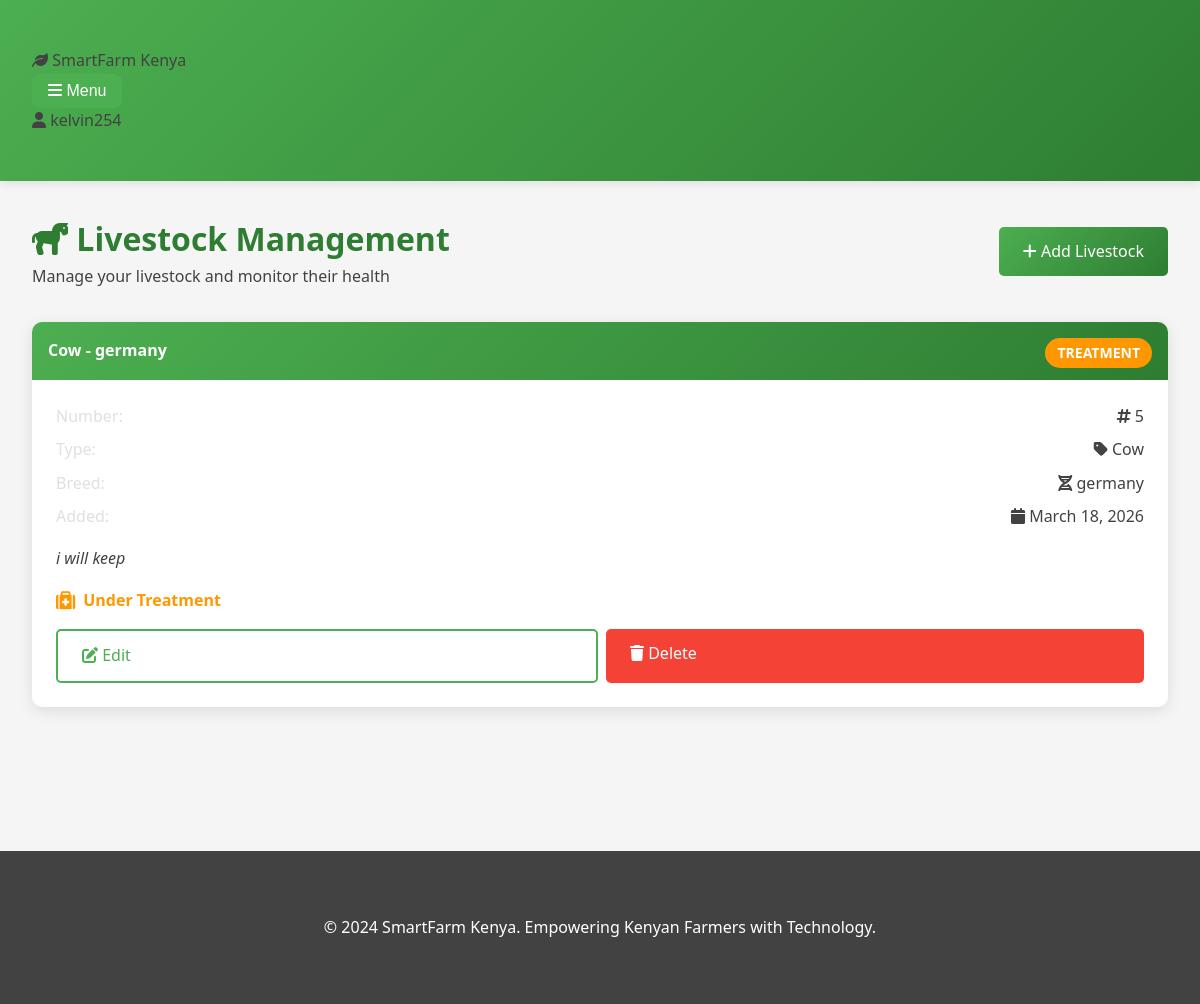
The app's page /livestock (signed in) with its own data.
### app.py (models this page shows, shortened)
class User(UserMixin, db.Model):
    id = db.Column(db.Integer, primary_key=True)
    username = db.Column(db.String(80), unique=True, nullable=False)
    email = db.Column(db.String(120), unique=True, nullable=False)
    password_hash = db.Column(db.String(128), nullable=False)
    farm_name = db.Column(db.String(100), nullable=False)
    created_at = db.Column(db.DateTime, default=datetime.utcnow)
    crops = db.relationship('Crop', backref='farmer', lazy=True, cascade='all, delete-orphan')
    livestock = db.relationship('Livestock', backref='farmer', lazy=True, cascade='all, delete-orphan')
    activities = db.relationship('Activity', backref='farmer', lazy=True, cascade='all, delete-orphan')
    images = db.relationship('FarmImage', backref='farmer', lazy=True, cascade='all, delete-orphan')

class Livestock(db.Model):
    id = db.Column(db.Integer, primary_key=True)
    type = db.Column(db.String(50), nullable=False)  # cow, goat, chicken, etc.
    breed = db.Column(db.String(50))
    number = db.Column(db.Integer, nullable=False, default=1)
    health_status = db.Column(db.String(20), default='healthy')  # healthy, sick, treatment
    notes = db.Column(db.Text)
    user_id = db.Column(db.Integer, db.ForeignKey('user.id'), nullable=False)
    created_at = db.Column(db.DateTime, default=datetime.utcnow)

### app.py (the view)
@app.route('/livestock')
@login_required
def livestock():
    livestock_list = Livestock.query.filter_by(user_id=current_user.id).order_by(Livestock.created_at.desc()).all()
    return render_template('livestock.html', livestock_list=livestock_list)

### app.py (called while the page is built)
@login_manager.user_loader
def load_user(user_id):
    return User.query.get(int(user_id))

### templates/livestock.html (shortened to what this page needs)
{% extends "base.html" %}
{% block content %}
<div class="container">
    <div style="display: flex; justify-content: space-between; align-items: center; margin-bottom: 2rem; flex-wrap: wrap;">
        <div>
            <h1 style="color: var(--dark-green);">
                <i class="fas fa-horse"></i> Livestock Management
            </h1>
            <p style="color: var(--dark-gray);">Manage your livestock and monitor their health</p>
        </div>
        <a href="{{ url_for('add_livestock') }}" class="btn btn-primary">
            <i class="fas fa-plus"></i> Add Livestock
        </a>
    </div>
    {% if livestock_list %}
        <div class="stats-grid">
            {% for animal in livestock_list %}
            <div class="card">
                <div class="card-header">
                    {{ animal.type.title() }}{% if animal.breed %} - {{ animal.breed }}{% endif %}
                    <span class="badge badge-{{ 'success' if animal.health_status == 'healthy' else 'warning' if animal.health_status == 'treatment' else 'danger' }}" style="float: right;">
                        {{ animal.health_status.title() }}
                    </span>
                </div>
                <div class="card-body">
                    <div style="margin-bottom: 1rem;">
                        <div style="display: flex; justify-content: space-between; margin-bottom: 0.5rem;">
                            <span style="color: var(--medium-gray);">Number:</span>
                            <span><i class="fas fa-hashtag"></i> {{ animal.number }}</span>
                        </div>
                        <div style="display: flex; justify-content: space-between; margin-bottom: 0.5rem;">
                            <span style="color: var(--medium-gray);">Type:</span>
                            <span><i class="fas fa-tag"></i> {{ animal.type.title() }}</span>
                        </div>
                        {% if animal.breed %}
                        <div style="display: flex; justify-content: space-between; margin-bottom: 0.5rem;">
                            <span style="color: var(--medium-gray);">Breed:</span>
                            <span><i class="fas fa-dna"></i> {{ animal.breed }}</span>
                        </div>
                        {% endif %}
                        <div style="display: flex; justify-content: space-between;">
                            <span style="color: var(--medium-gray);">Added:</span>
                            <span><i class="fas fa-calendar"></i> {{ animal.created_at.strftime('%B %d, %Y') }}</span>
                        </div>
                    </div>
                    {% if animal.notes %}
                    <div style="margin-bottom: 1rem;">
                        <p style="color: var(--dark-gray); font-style: italic;">{{ animal.notes }}</p>
                    </div>
                    {% endif %}
                    <div style="margin-bottom: 1rem;">
                        <div style="display: flex; align-items: center; gap: 0.5rem;">
                            {% if animal.health_status == 'healthy' %}
                                <i class="fas fa-heartbeat" style="color: var(--success); font-size: 1.2rem;"></i>
                                <span style="color: var(--success); font-weight: 600;">Healthy</span>
                            {% elif animal.health_status == 'treatment' %}
                                <i class="fas fa-medkit" style="color: var(--warning); font-size: 1.2rem;"></i>
                                <span style="color: var(--warning); font-weight: 600;">Under Treatment</span>
                            {% else %}
                                <i class="fas fa-exclamation-triangle" style="color: var(--danger); font-size: 1.2rem;"></i>
                                <span style="color: var(--danger); font-weight: 600;">Needs Attention</span>
                            {% endif %}
                        </div>
                    </div>
                    <div style="display: flex; gap: 0.5rem; flex-wrap: wrap;">
                        <a href="{{ url_for('edit_livestock', id=animal.id) }}" class="btn btn-outline-primary" style="flex: 1;">
                            <i class="fas fa-edit"></i> Edit
                        </a>
                        <a href="{{ url_for('delete_livestock', id=animal.id) }}" class="btn btn-danger" style="flex: 1;"
                           onclick="return confirm('Are you sure you want to delete this livestock record?')">
                            <i class="fas fa-trash"></i> Delete
                        </a>
                    </div>
                </div>
            </div>
            {% endfor %}
        </div>
    {% endif %}
</div>
{% endblock %}

### templates/base.html (shortened to what this page needs)
<!DOCTYPE html>
<html lang="en">
<head>
    <link rel="stylesheet" href="{{ url_for('static', filename='css/style.css') }}">
    <link rel="stylesheet" href="https://cdnjs.cloudflare.com/ajax/libs/font-awesome/6.0.0/css/all.min.css">
</head>
<body>
    <nav class="navbar">
        <div class="container">
            <div class="d-flex justify-content-between align-items-center">
                <div class="d-flex align-items-center">
                    <div class="logo">
                        <i class="fas fa-leaf"></i> SmartFarm Kenya
                    </div>
                    {% if current_user.is_authenticated %}
                    <div class="nav-dropdown ms-4">
                        <button class="nav-dropdown-btn" onclick="toggleDropdown()">
                            <i class="fas fa-bars"></i> Menu
                        </button>
                    </div>
                    {% endif %}
                </div>
                <div class="user-info">
                    {% if current_user.is_authenticated %}
                        <span class="user-name">
                            <i class="fas fa-user"></i> {{ current_user.username }}
                        </span>
                    {% endif %}
                </div>
            </div>
        </div>
    </nav>
    <main>
        {% block content %}{% endblock %}
    </main>
    <footer>
        <div class="container">
            <p>&copy; 2024 SmartFarm Kenya. Empowering Kenyan Farmers with Technology.</p>
        </div>
    </footer>
</body>
</html>

### static/css/style.css (style rules this page uses)
:root { --primary-green: #4CAF50; --dark-green: #2E7D32; --light-green: #81C784; --accent-green: #66BB6A; --white: #FFFFFF; --light-gray: #F5F5F5; --medium-gray: #E0E0E0; --dark-gray: #424242; --success: #4CAF50; --warning: #FF9800; --danger: #F44336; --info: #2196F3; }
* { margin: 0; padding: 0; box-sizing: border-box; }
body { font-family: 'Segoe UI', Tahoma, Geneva, Verdana, sans-serif; background-color: var(--light-gray); color: var(--dark-gray); line-height: 1.6; }
.nav-dropdown { position: relative; display: inline-block; }
.nav-dropdown-btn { background: linear-gradient(135deg, var(--primary-green), var(--success)); color: white; border: none; padding: 0.5rem 1rem; border-radius: 8px; cursor: pointer; font-size: 1rem; transition: all 0.3s ease; }
.navbar { background: linear-gradient(135deg, var(--primary-green), var(--dark-green)); padding: 1rem 0; box-shadow: 0 2px 10px rgba(0,0,0,0.1); }
.container { max-width: 1200px; margin: 0 auto; padding: 2rem; }
.card { background: var(--white); border-radius: 10px; box-shadow: 0 4px 15px rgba(0,0,0,0.1); margin-bottom: 2rem; overflow: hidden; transition: transform 0.3s, box-shadow 0.3s; }
.card-header { background: linear-gradient(135deg, var(--primary-green), var(--dark-green)); color: var(--white); padding: 1rem; font-weight: bold; }
.card-body { padding: 1.5rem; }
.btn { padding: 0.75rem 1.5rem; border: none; border-radius: 5px; cursor: pointer; text-decoration: none; display: inline-block; transition: all 0.3s; font-weight: 500; }
.btn-primary { background: linear-gradient(135deg, var(--primary-green), var(--dark-green)); color: var(--white); }
.btn-danger { background: var(--danger); color: var(--white); }
.btn-outline-primary { border: 2px solid var(--primary-green); color: var(--primary-green); background: transparent; }
.stats-grid { display: grid; grid-template-columns: repeat(auto-fit, minmax(250px, 1fr)); gap: 2rem; margin-bottom: 2rem; }
footer { background: var(--dark-gray); color: var(--white); text-align: center; padding: 2rem 0; margin-top: 3rem; }
.badge { display: inline-block; padding: 0.25rem 0.75rem; font-size: 0.875rem; font-weight: 600; border-radius: 20px; text-transform: uppercase; }
.badge-warning { background: var(--warning); color: var(--white); }

### records on screen
User: username "kelvin254"
Livestock: type "Cow", breed "germany", health_status "TREATMENT", number "5", created_at "March 18, 2026", notes "i will keep", shows "Under Treatment"
